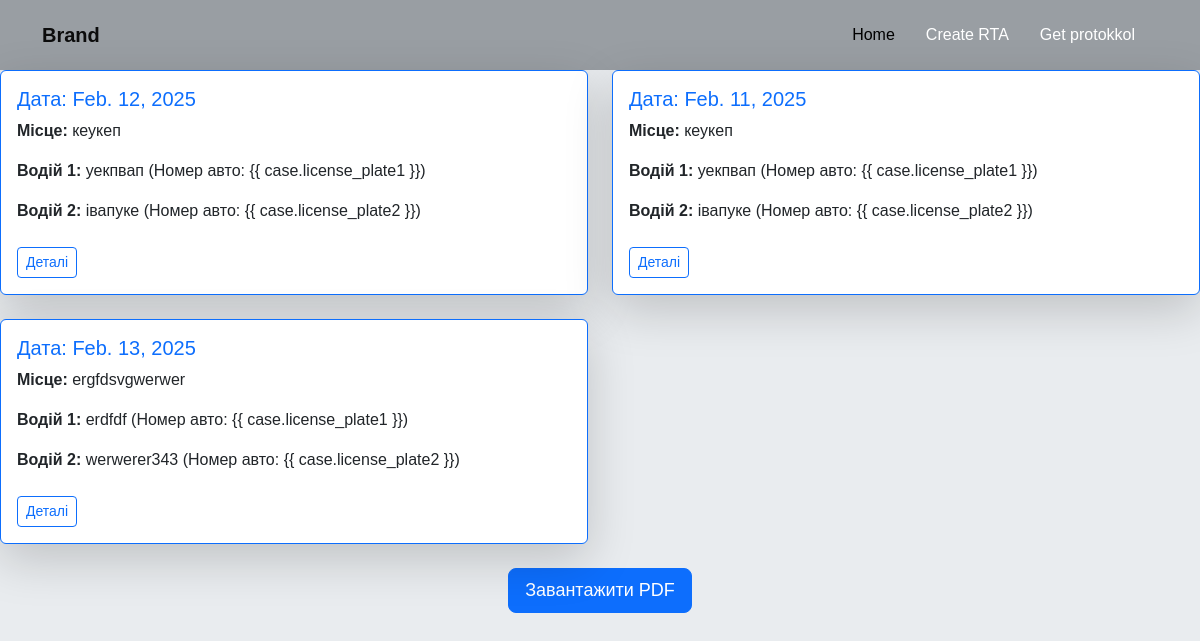
The app's page /project/get/, older data.
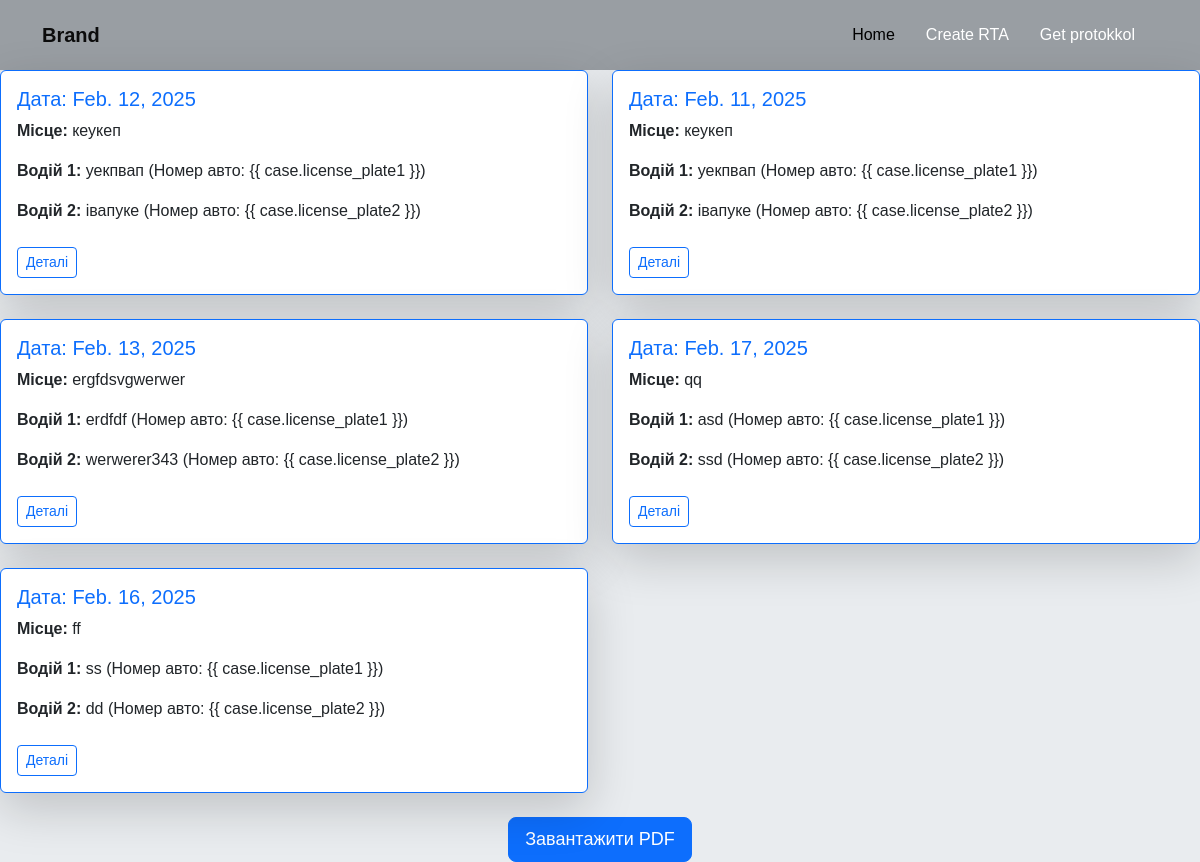
The same page, newer data.
### Project_/models.py (models this page shows, shortened)
class DTP(models.Model):
    date = models.DateField()
    location = models.CharField(max_length=255)
    name_dri1 = models.CharField(max_length=255)
    name_dri2 = models.CharField(max_length=255)
    license_plate1 = models.CharField(max_length=20, null=True)
    license_plate2 = models.CharField(max_length=20, null=True)
    insurance = models.CharField(max_length=255)
    image = models.ImageField(upload_to='dtp_drawings/', null=True, blank=True)  # Додаємо поле для малюнка

### Project_/views.py (the view)
# urls.py: path('get/', views.success, name='get'),
def success(request):
    dtp = DTP.objects.all()
    return render(request, 'success.html', {'dtp': dtp})

### templates/success.html (shortened to what this page needs)
{% extends 'NavBar.html' %}
{% load static %}
{% block content %}
<body>
    {% if dtp %}
    <div class="row row-cols-1 row-cols-md-2 g-4">
        {% for case in dtp %}
        <div class="col">
            <div
                class="card border-primary h-100 shadow-lg hover:shadow-2xl transition-transform transform hover:scale-105 duration-300">
                <div class="card-body">
                    <h5 class="card-title text-primary">Дата: {{ case.date }}</h5>
                    <p class="card-text"><strong>Місце:</strong> {{ case.location }}</p>
                    <p class="card-text"><strong>Водій 1:</strong> {{ case.name_dri1 }} (Номер авто: {{ case.license_plate1
                        }})</p>
                    <p class="card-text"><strong>Водій 2:</strong> {{ case.name_dri2 }} (Номер авто: {{ case.license_plate2
                        }})</p>
                    <a href="#" class="btn btn-outline-primary btn-sm mt-2"> Деталі</a>
                </div>
            </div>
        </div>
        {% endfor %}
    </div>
    {% else %}
    <p class="text-muted text-center">Немає зареєстрованих випадків ДТП.</p>
    {% endif %}
    <div class="text-center mt-4">
        <a href="{% url 'generate_pdf' %}" class="btn btn-primary btn-lg">
            Завантажити PDF
        </a>
    </div>
</body>
{% endblock %}

### templates/NavBar.html (shortened to what this page needs)
<!DOCTYPE html>
{% load static %}
<html lang="en">
<head>
    <link rel="stylesheet" href="https://cdn.jsdelivr.net/npm/bootstrap@5.3.0/dist/css/bootstrap.min.css">
    <link rel="stylesheet" href="{% static 'style.css' %}">
</head>
<body>
    <nav class="navbar navbar-expand-lg custom-navbar">
        <div class="container">
            <a class="navbar-brand" href="{% url 'home' %}">Brand</a>
            <div class="collapse navbar-collapse" id="navbarNav">
                <ul class="navbar-nav ms-auto">
                    <li class="nav-item">
                        <a class="nav-link active" href="{% url 'home' %}">Home</a>
                    </li>
                    <li class="nav-item">
                        <a class="nav-link" href="{% url 'create' %}">Create RTA</a>
                    </li>
                    <li class="nav-item">
                        <a class="nav-link" href="{% url 'get' %}">Get protokkol</a>
                    </li>
                </ul>
            </div>
        </div>
    </nav>
    {% block content %}
    {% endblock %}
</body>
</html>

### Project_/static/style.css (style rules this page uses)
.custom-navbar { background-color: #999ea3; padding: 15px; }
.custom-navbar .navbar-brand { color: #0c0c0c; font-size: 20px; font-weight: bold; }
.custom-navbar .nav-link { color: #ffffff; margin-right: 15px; transition: color 0.3s ease-in-out; }
html, body { height: 100%; margin: 0; display: flex; flex-direction: column; }
.btn-lg { font-size: 18px; }
body { font-family: Arial, sans-serif; background-color: #e9ecef; }

Row changes from the older to the newer data that the page shows:
added DTP: date "Feb. 17, 2025", location "qq", name_dri1 "asd", name_dri2 "ssd"
added DTP: date "Feb. 16, 2025", location "ff", name_dri1 "ss", name_dri2 "dd"
